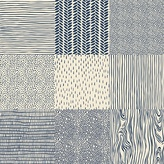
#> input picture group 414/lab2/DziambaAlina/img1.jpg, 164 x 164 px, shrunk from 612 x 612 before the run, given in place of img1.jpeg, which was not available
$ jupyter execute lab2_cv.ipynb
#> lines starting #> are read from the running program, lines starting #| are printed output that depends on the picture; pictures that were not available may be replaced by others from this repository, and a replacement may not be noted
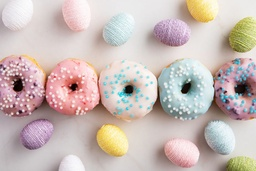
#> input picture group 412/lab4/Sofiia_Pelenska/img2.jpeg, 256 x 171 px, shrunk from 953 x 635 before the run, found by its file name
[cell 1]
import cv2
import random
import numpy as np
from matplotlib import pyplot as plt

[cell 2]
def get_brisk():
    brisk = cv2.BRISK_create()
    kp1, desc1 = brisk.detectAndCompute(img1, None)
#> kp1 = 653 keypoints; strongest (x, y, size): (107, 42, 8.4), (80, 30, 8.4), (107, 52, 8.4), (80, 19, 8.4)
    kp2, desc2 = brisk.detectAndCompute(img2, None)
#> kp2 = 335 keypoints; strongest (x, y, size): (184, 90, 34.3), (129, 88, 42.4), (182, 91, 17), (72, 86, 39.8)
    return kp1, desc1, kp2, desc2

[cell 3]
def brisk_bf_matcher(matches_number):
    kp1, desc1, kp2, desc2 = get_brisk()
    matcher = cv2.BFMatcher(cv2.NORM_HAMMING, crossCheck=True)
    matches = matcher.match(desc1, desc2)
#> matches = 108 matches
    matches = sorted(matches, key=lambda x: x.distance)

    return cv2.drawMatches(img1, kp1, img2, kp2, matches[:matches_number], None, flags=2)
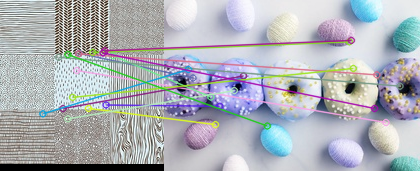
#> returned value: shape (171, 420, 3); mean of channels 0, 1, 2 183.7, 177.5, 174.2; drawn as B, G, R


def brisk_custom_matcher(matches_number=10):
#> called with matches_number = 15
    kp1, desc1, kp2, desc2 = get_brisk()

    matches = []
    for i, d1 in enumerate(desc1, start=0):
        for j, d2 in enumerate(desc2, start=0):
            matches.append(cv2.DMatch(_trainIdx=j, _queryIdx=i, _distance=float(np.sum(d1 ^ d2)), _imgIdx=0))
#> after the loop, matches = 218755 matches

    matches = sorted(matches, key=lambda sample: sample.distance)

    return cv2.drawMatches(img1, kp1, img2, kp2, matches[:matches_number], None, flags=2)
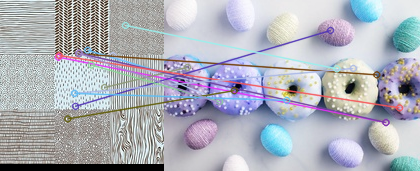
#> returned value: shape (171, 420, 3); mean of channels 0, 1, 2 185.9, 176.6, 174.5; drawn as B, G, R

[cell 4]
def ransac(matches, kp1, kp2, iterations=2000, threshold=5):
    best_inliers = []
    for _ in range(iterations):
        samples = random.sample(matches, 4)
        src_pts = np.array([kp1[sample.queryIdx].pt for sample in samples]).reshape(-1, 1, 2)
        dst_pts = np.array([kp2[sample.trainIdx].pt for sample in samples]).reshape(-1, 1, 2)
        M, _ = cv2.findHomography(src_pts, dst_pts, cv2.RANSAC, threshold)

        if M is None:
            continue

        inliers = []
        for sample in matches:
            src_pt = np.array(kp1[sample.queryIdx].pt).reshape(-1, 1, 2)
            dst_pt = np.array(kp2[sample.trainIdx].pt).reshape(-1, 1, 2)
            transformed_pt = cv2.perspectiveTransform(src_pt, M)
            dist = np.linalg.norm(dst_pt - transformed_pt)
            if dist < threshold:
                inliers.append(sample)

        if len(inliers) > len(best_inliers):
            best_inliers = inliers

    return best_inliers


def brisk_ransac_matcher(matches_number):
#> called with matches_number = 15
    kp1, desc1, kp2, desc2 = get_brisk()

    matcher = cv2.BFMatcher()
    matches = matcher.match(desc1, desc2)
#> matches = 653 matches

    inliers = ransac(matches, kp1, kp2)
#> the loop in ransac, `for _ in range(iterations):` made 2000 passes
#> src_pts on passes 3, 6, 9: [[73.92, 124], [85, 94.44], [82.75, 40.75], [100, 62.19]], [[95.54, 74.5], [64, 50.95], [106, 83.79], [63.99, 37.05]], [[120, 136], [107, 59.18], [125.3, 143.2], [73.92, 124]]
#> after the loop in ransac, `for _ in range(iterations):`: best_inliers = 32 matches
#> inliers = 32 matches

    return cv2.drawMatches(img1, kp1, img2, kp2, inliers[:matches_number], None, flags=2)
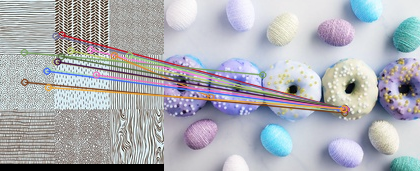
#> returned value: shape (171, 420, 3); mean of channels 0, 1, 2 182.3, 176.3, 174.6; drawn as B, G, R

[cell 5]
def visualize(image):
    plt.figure(figsize=(12, 12))
    plt.imshow(image)

[cell 6]
def display_variants():
    visualize(image=brisk_bf_matcher(matches_number=15))
    visualize(image=brisk_custom_matcher(matches_number=15))
    visualize(image=brisk_ransac_matcher(matches_number=15))

[cell 7]
img1 = cv2.cvtColor(cv2.imread('img1.jpeg', cv2.IMREAD_COLOR), cv2.COLOR_BGR2RGB)
img2 = cv2.cvtColor(cv2.imread('img2.jpeg', cv2.IMREAD_COLOR), cv2.COLOR_BGR2RGB)
display_variants()
